Frame 1 (no input): blank canvas, image omitted
Frame 60 (no input): blank canvas, image omitted
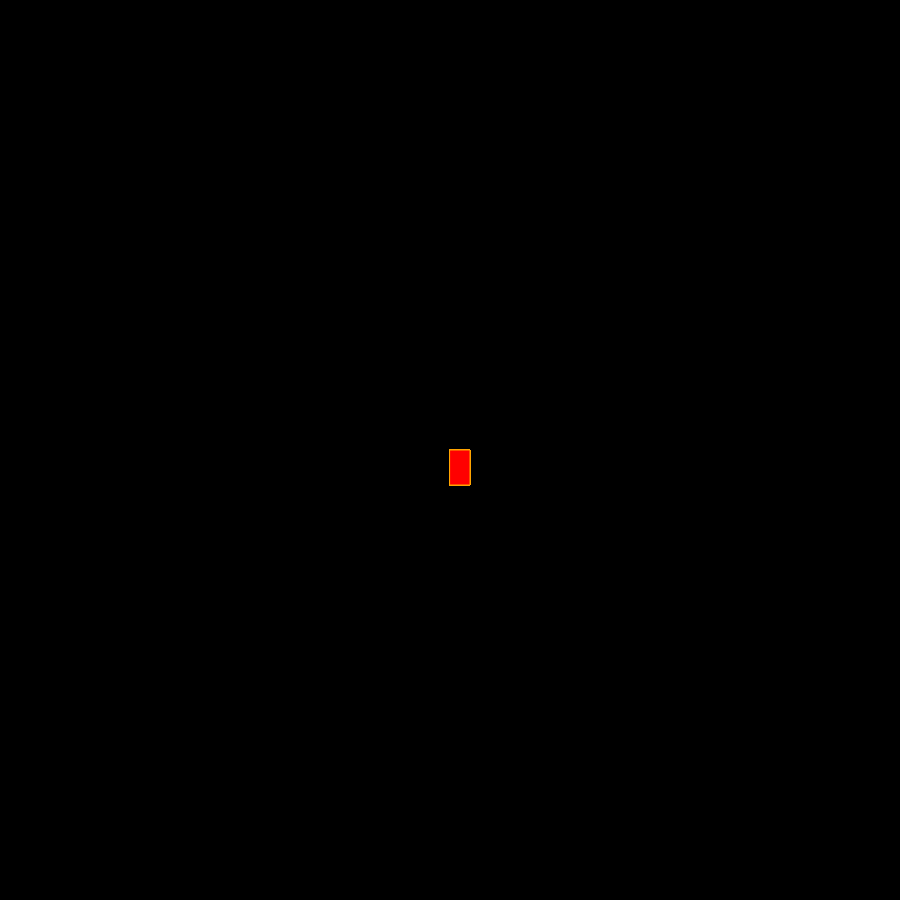
Frame 120 (the mouse pressed at the canvas centre since frame 60)

The p5.js sketch whose frames 1 and 60 were blank and that drew this single picture after the mouse press (run headless with seeded random() and noise() and a simulated clock; from frame 60 on, the mouse is pressed at the canvas centre):

// p5.js sketch
// ── sketch.js

function setup() {

createCanvas(900, 900);

background("black");

}

function draw() {

stroke("orange");

fill("red");

if(mouseIsPressed){

rect(mouseX, mouseY, 20, 35);

}

}
